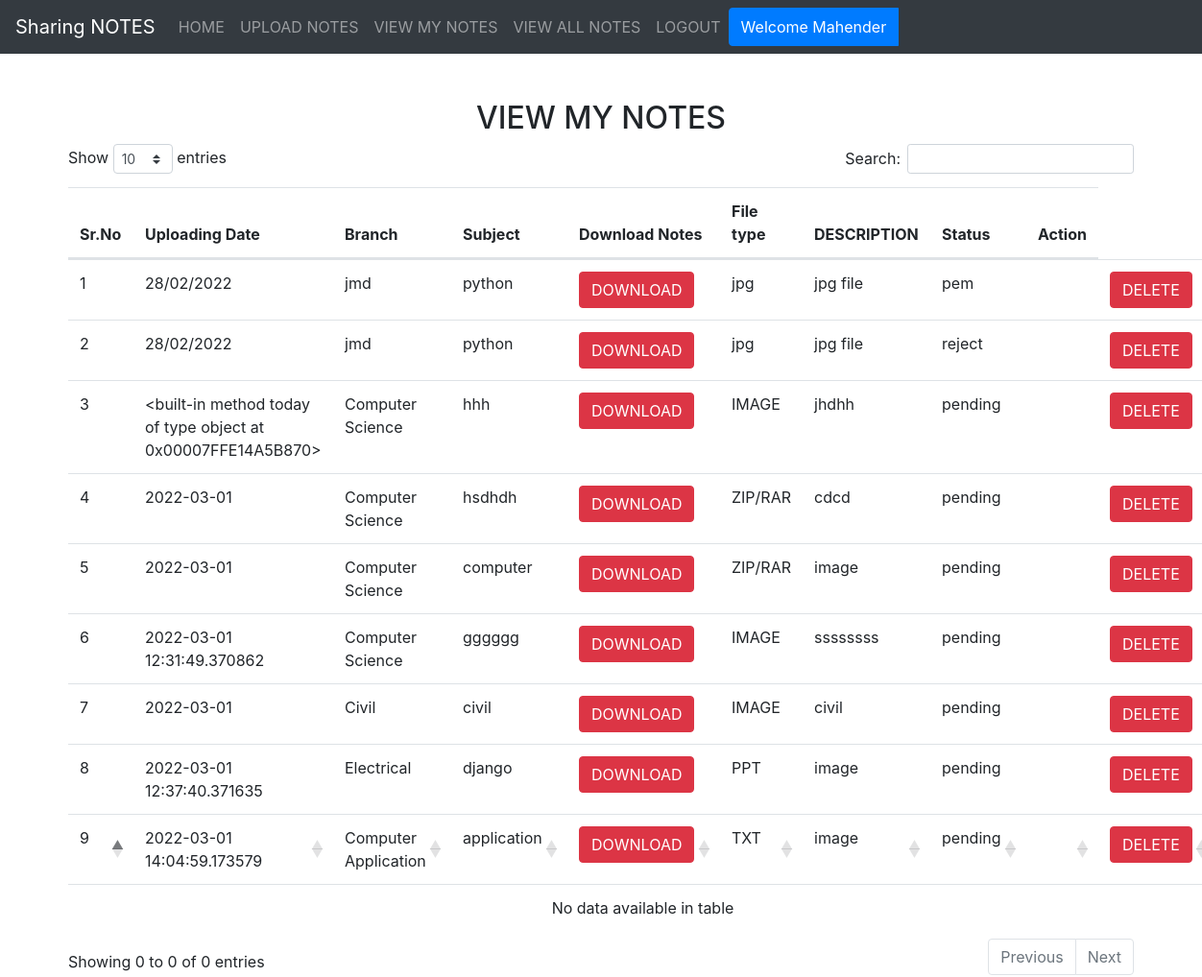
Page /view (signed in) on the committed database.
### notes/models.py (models this page shows, shortened)
class Notes(models.Model):
    user = models.ForeignKey(User, on_delete=models.CASCADE, null=True)
    uploadingdate = models.CharField(max_length=30,default="", null=True)
    branch = models.CharField(max_length=30,default="")
    subject = models.CharField(max_length=30,default="")
    notesfile = models.FileField(null=True)
    filetype = models.CharField(max_length=30, null=True)
    description = models.CharField(max_length=2000, null=True)
    status= models.CharField(max_length=10,default="")

### notes/views.py (the view)
# urls.py: path('view',views.view_mynotes,name="view_mynotes"),
def view_mynotes(request):
    if not request.user.is_authenticated:
        return redirect('profile')
    user = User.objects.get(id=request.user.id)
    notes= Notes.objects.filter(user=user)
    d = {'notes': notes}
    return render(request,"view_mynotes.html",d)

### notes/templates/view_mynotes.html (shortened to what this page needs)
{% extends "usernavigation.html" %}
{% load static %}
{% block content %}
<link rel="stylesheet" href="https://cdnjs.cloudflare.com/ajax/libs/twitter-bootstrap/4.5.2/css/bootstrap.css">
<link rel="stylesheet" href="https://cdn.datatables.net/1.11.4/css/dataTables.bootstrap4.min.css">
<div class="container mt-5">
    <h2 class="text-center">VIEW MY NOTES</h2>
   <table class="table table=bordered" id='example'>
       <thead>
       <tr>
           <th> Sr.No</th>
           <th>Uploading Date</th>
           <th>Branch</th>
           <th>Subject</th>
           <th>Download Notes</th>
           <th>File type</th>
           <th>DESCRIPTION</th>
           <th>Status</th>
           <th>Action</th>
       </tr>
       {% for i in notes %}
       <tr>
           <td>{{forloop.counter}}</td>
           <td>{{i.uploadingdate}}</td>
           <td>{{i.branch}}</td>
           <td>{{i.subject }}</td>
           <td><a href="{{i.notesfile.url}}"class="btn btn-danger" download>DOWNLOAD</a></td>
           <td>{{i.filetype }}</td>
           <td>{{i.description }}</td>
           <td>{{i.status }}</td>
           <td>{{i.action }}</td>
           <td><a href="{% url 'delete' i.user.id %}"class="btn btn-danger" delete onclick="return confirm("are you sure delete data ?")">DELETE</a></td>
       </tr>
       {% endfor %}
       </thead>
   </table>
</div>
{% endblock %}

### notes/templates/usernavigation.html (shortened to what this page needs)
<!DOCTYPE html>
{% load static %}
<html lang="en">
<head>
    <link rel="stylesheet" href="https://maxcdn.bootstrapcdn.com/bootstrap/4.3.1/css/bootstrap.min.css">
    <link rel="stylesheet" href="https://use.fontawesome.com/releases/v5.6.3/css/all.css"
>
    <link rel="stylesheet" href="{% static 'css/mystyle.css' %}">
</head>
<body>
<nav class="navbar navbar-expand-md bg-dark navbar-dark">
    <a class="navbar-brand" href="{% url 'home' %}">Sharing NOTES</a>
  <div class="collapse navbar-collapse" id="collapsibleNavbar">
    <ul class="navbar-nav">
        <li class="nav-item">
            <a class="nav-link" href="{% url 'profile' %}">HOME</a>
        </li>
        <li class="nav-item">
            <a class="nav-link" href="{% url 'upload_notes' %}">UPLOAD NOTES</a>
        </li>
        <li class="nav-item">
            <a class="nav-link" href="{% url 'view_mynotes' %}">VIEW MY NOTES</a>
        </li>
        <li class="nav-item">
            <a class="nav-link" href="{% url 'viewallnotes' %}">VIEW ALL NOTES</a>
        </li>
        <li class="nav-item">
            <a class="nav-link" href="{% url 'logout'%}">LOGOUT</a>
        </li>
        <div class="btn-group">
            <button type="button" class="btn btn-primary dropdown-toggle=" data-toggle="dropdown"> Welcome {{request.user.first_name}}</button>
        </div>
    </ul>
  </div>
</nav>
{% block content %}
{% endblock %}
</body>
</html>

### notes/static/css/mystyle.css (style rules this page uses)
.nav-link { color:black }
.container { width:100%; height:300px; }

### rows in the picture
Notes: uploadingdate "28/02/2022", branch "jmd", subject "python", filetype "jpg", description "jpg file", status "pem"
Notes: uploadingdate "28/02/2022", branch "jmd", subject "python", filetype "jpg", description "jpg file", status "reject"
Notes: uploadingdate "<built-in method today of type object at 0x00007FFE14A5B870>", branch "Computer Science", subject "hhh", filetype "IMAGE", description "jhdhh", status "pending"
Notes: uploadingdate "2022-03-01", branch "Computer Science", subject "hsdhdh", filetype "ZIP/RAR", description "cdcd", status "pending"
Notes: uploadingdate "2022-03-01", branch "Computer Science", subject "computer", filetype "ZIP/RAR", description "image", status "pending"
Notes: uploadingdate "2022-03-01 12:31:49.370862", branch "Computer Science", subject "gggggg", filetype "IMAGE", description "ssssssss", status "pending"
Notes: uploadingdate "2022-03-01", branch "Civil", subject "civil", filetype "IMAGE", description "civil", status "pending"
Notes: uploadingdate "2022-03-01 12:37:40.371635", branch "Electrical", subject "django", filetype "PPT", description "image", status "pending"
Notes: uploadingdate "2022-03-01 14:04:59.173579", branch "Computer Application", subject "application", filetype "TXT", description "image", status "pending"

### other values in the picture
{{ request.user.first_name }} "Mahender"
